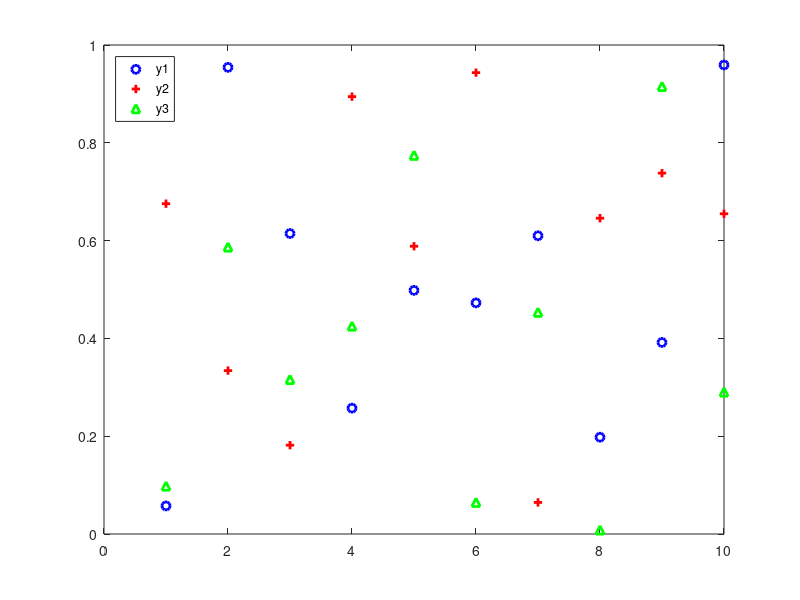

This chart was generated by the following MATLAB code:
%%
 % Sine & Cosine Plots
 % 
 % Josh Kaplan 
 % November 4, 2014
 % 
 % Demonstrates a plotting multiple lines in one figure.
 % Includes more examples of formatting,labels, and legend.
%%

% Generate random data
x = transpose(1:10);
y1 = rand(10,1);
y2 = rand(10,1);
y3 = rand(10,1);

% begin the figure
figure

% plot the first set of data
% using options 'bo' (blue circles) 
plot(x, y1, 'bo', 'LineWidth', 2)

% tell MATLAB/Octave to continue on same plot
hold on

% plot second set of data
% using options 'r+' (red plus signs)
plot(x, y2, 'r+', 'LineWidth', 2)

% plot the third set of data
% using options 'g^' (green triangles)
plot(x, y3, 'g^', 'LineWidth', 2)


% Add a legend
legend({'y1', 'y2', 'y3'},'Location', 'NorthWest')
    